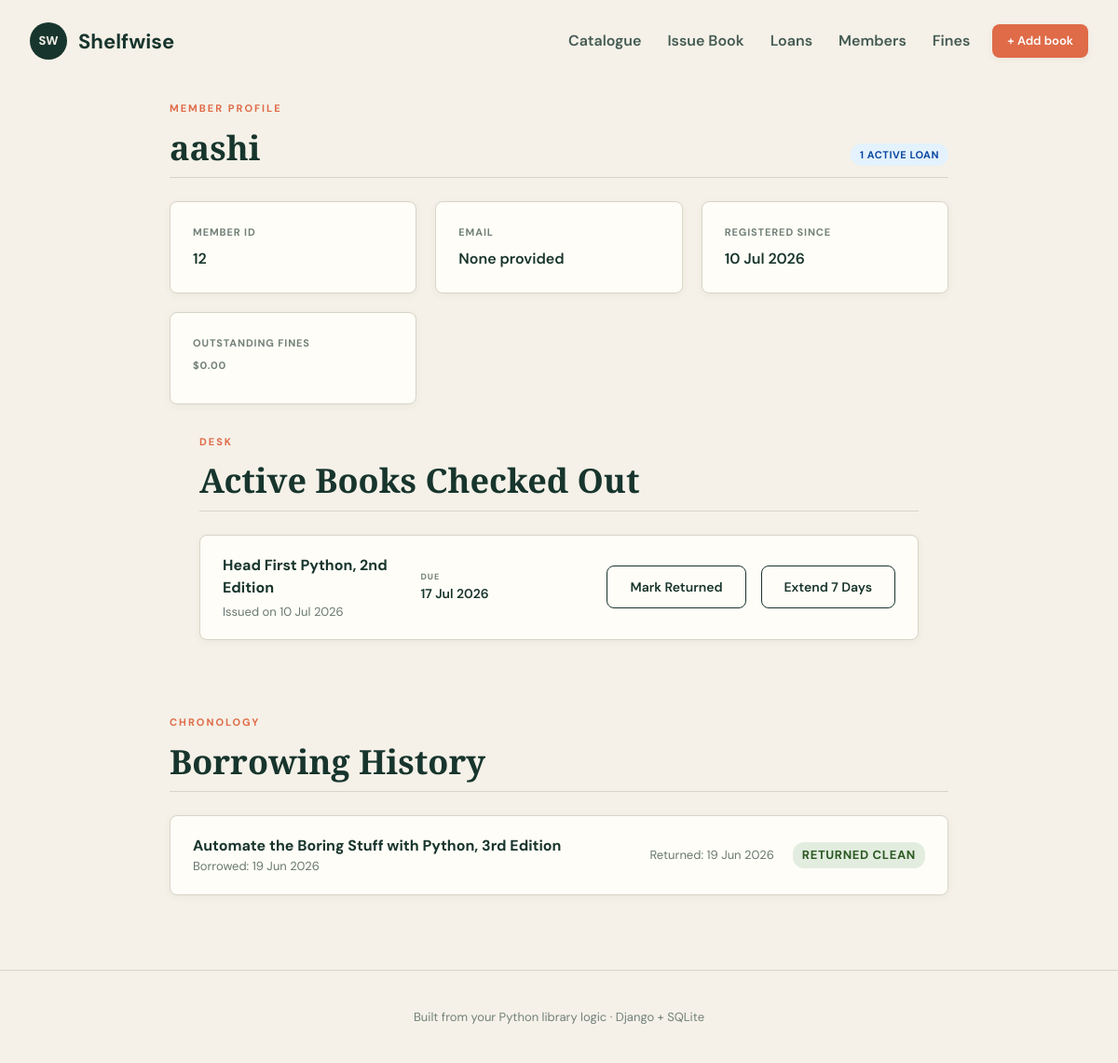
The app's page /members/1/ with its own data.
### library/models.py (models this page shows, shortened)
class Member(models.Model):
    member_id = models.CharField(max_length=50, unique=True)
    name = models.CharField(max_length=120)
    email = models.EmailField(blank=True, null=True)
    joined_at = models.DateField(default=timezone.localdate)
    class Meta:
        ordering = ["name"]

class Loan(models.Model):
    book = models.ForeignKey(Book, related_name="loans", on_delete=models.PROTECT)
    member = models.ForeignKey(Member, related_name="loans", on_delete=models.PROTECT, null=True, blank=True)
    borrower_name = models.CharField(max_length=120, blank=True, null=True)
    borrower_id = models.CharField(max_length=50, blank=True, null=True)
    issued_at = models.DateTimeField(default=timezone.now)
    due_date = models.DateField()
    returned_at = models.DateTimeField(blank=True, null=True)
    fine_amount = models.DecimalField(max_digits=6, decimal_places=2, default=0.00)
    fine_paid = models.BooleanField(default=False)
    class Meta:
        ordering = ["-issued_at"]
    @property
    def is_overdue(self):
        return self.returned_at is None and self.due_date < timezone.localdate()

class Book(models.Model):
    CATEGORY_CHOICES = [
        ("Python", "Python"),
        ("Java", "Java"),
        ("C++", "C++"),
        ("Data Science", "Data Science"),
        ("General", "General"),
    ]
    title = models.CharField(max_length=250, unique=True)
    author = models.CharField(max_length=250)
    year = models.PositiveIntegerField(blank=True, null=True)
    category = models.CharField(max_length=100, choices=CATEGORY_CHOICES, default="General")
    class Meta:
        ordering = ["title"]

### library/views.py (the view)
# urls.py: path("members/<int:pk>/", views.member_detail, name="member_detail"),
def member_detail(request, pk):
    member = get_object_or_404(Member, pk=pk)
    active_loans = member.loans.filter(returned_at__isnull=True).select_related("book")
    loan_history = member.loans.filter(returned_at__isnull=False).select_related("book")
    unpaid_loans = member.loans.filter(fine_amount__gt=0, fine_paid=False)
    total_fines = unpaid_loans.aggregate(total=Sum("fine_amount"))["total"] or 0.00
    return render(request, "library/member_detail.html", {
        "member": member,
        "active_loans": active_loans,
        "loan_history": loan_history,
        "total_fines": total_fines,
        "unpaid_loans": unpaid_loans,
    })

### templates/library/member_detail.html (shortened to what this page needs)
{% extends "base.html" %}
{% block content %}
<section class="book-detail">
  <div class="section-heading">
    <div>
      <p class="eyebrow">MEMBER PROFILE</p>
      <h2>{{ member.name }}</h2>
    </div>
    <span class="status-pill {% if active_loans %}active{% else %}returned{% endif %}">
      {{ active_loans|length }} Active Loan{{ active_loans|pluralize }}
    </span>
  </div>
  <div class="book-meta">
    <div>
      <p><strong>Member ID</strong></p>
      <p>{{ member.member_id }}</p>
    </div>
    <div>
      <p><strong>Email</strong></p>
      <p>{{ member.email|default:"None provided" }}</p>
    </div>
    <div>
      <p><strong>Registered Since</strong></p>
      <p>{{ member.joined_at|date:"d M Y" }}</p>
    </div>
    <div>
      <p><strong>Outstanding Fines</strong></p>
      <p class="{% if total_fines > 0 %}overdue{% endif %}"><strong>${{ total_fines|floatformat:2 }}</strong></p>
    </div>
  </div>
  <section class="loans" style="margin-top: 2rem;">
    <div class="section-heading">
      <div>
        <p class="eyebrow">DESK</p>
        <h2>Active Books Checked Out</h2>
      </div>
    </div>
    <div class="loan-list">
      {% for loan in active_loans %}
        <div class="loan-row">
          <div>
            <strong><a href="{% url 'book_detail' loan.book.pk %}">{{ loan.book.title }}</a></strong>
            <span>Issued on {{ loan.issued_at|date:"d M Y" }}</span>
          </div>
          <div class="due {% if loan.is_overdue %}overdue{% endif %}">
            <small>{% if loan.is_overdue %}OVERDUE{% else %}DUE{% endif %}</small>
            {{ loan.due_date|date:"d M Y" }}
          </div>
          <div style="display: flex; gap: 1rem; align-items: center;">
            <form method="post" action="{% url 'return_book' loan.pk %}">
              <button class="button secondary" type="submit">Mark Returned</button>
            </form>
            {% if not loan.is_overdue %}
              <form method="post" action="{% url 'extend_loan' loan.pk %}">
                <button class="button secondary" type="submit">Extend 7 Days</button>
              </form>
            {% endif %}
          </div>
        </div>
      {% empty %}
        <div class="empty">
          <h3>No active loans</h3>
          <p>This member doesn't have any books checked out currently.</p>
        </div>
      {% endfor %}
    </div>
  </section>
  <section class="history" style="margin-top: 2rem;">
    <div class="section-heading">
      <div>
        <p class="eyebrow">CHRONOLOGY</p>
        <h2>Borrowing History</h2>
      </div>
    </div>
    <div class="history-list">
      {% for loan in loan_history %}
        <div class="history-row">
          <div>
            <strong>{{ loan.book.title }}</strong>
            <span>Borrowed: {{ loan.issued_at|date:"d M Y" }}</span>
          </div>
          <div>
            <span>Returned: {{ loan.returned_at|date:"d M Y" }}</span>
          </div>
          <div>
            {% if loan.fine_amount > 0 %}
              <span class="status-pill {% if loan.fine_paid %}returned{% else %}overdue{% endif %}">
                Fine: ${{ loan.fine_amount|floatformat:2 }} ({% if loan.fine_paid %}Paid{% else %}Unpaid{% endif %})
              </span>
            {% else %}
              <span class="status-pill returned">Returned clean</span>
            {% endif %}
          </div>
        </div>
      {% empty %}
        <div class="empty">
          <h3>No historical records</h3>
        </div>
      {% endfor %}
    </div>
  </section>
</section>
{% endblock %}

### static/library/style.css (style rules this page uses)
:root { --ink: #17352d; --paper: #f5f1e8; --cream: #fffdf7; --accent: #df6b48; --accent-hover: #c95c3a; --sage: #b7c5b0; --line: #d8d4c9; --status-avail-bg: #e2ede0; --status-avail-text: #2c5922; --status-unavail-bg: #fae4df; --status-unavail-text: #a83d22; --status-blue-bg: #e3f2fd; --status-blue-text: #0d47a1; --radius: 8px; --transition: all 0.3s cubic-bezier(0.25, 0.8, 0.25, 1); --shadow-sm: 0 2px 8px rgba(23, 53, 45, 0.05); --shadow-md: 0 10px 25px rgba(23, 53, 45, 0.08); --shadow-lg: 0 16px 40px rgba(23, 53, 45, 0.12); }
* { box-sizing: border-box; }
body { margin: 0; background: var(--paper); color: var(--ink); font-family: "DM Sans", sans-serif; line-height: 1.5; -webkit-font-smoothing: antialiased; }
a { color: inherit; text-decoration: none; transition: var(--transition); }
.eyebrow { font-size: 11px; font-weight: 700; letter-spacing: .18em; color: var(--accent); margin: 0 0 14px; text-transform: uppercase; }
h1, h2, h3, p { margin-top: 0; }
h1, h2 { font-family: "Playfair Display", serif; line-height: 1.1; font-weight: 700; }
.catalogue, .loans { max-width: 1200px; margin: 0 auto 80px; padding: 0 32px; }
.section-heading { display: flex; justify-content: space-between; gap: 30px; align-items: flex-end; margin-bottom: 25px; border-bottom: 1px solid var(--line); padding-bottom: 12px; }
.section-heading h2 { font-size: 36px; margin: 0; color: var(--ink); }
.loan-list { background: var(--cream); border: 1px solid var(--line); border-radius: var(--radius); overflow: hidden; box-shadow: var(--shadow-sm); }
.loan-row { display: grid; grid-template-columns: 1fr 180px auto; gap: 20px; align-items: center; padding: 20px 24px; border-bottom: 1px solid var(--line); transition: var(--transition); }
.loan-row:last-child { border-bottom: 0; }
.loan-row div:first-child { display: flex; flex-direction: column; gap: 4px; }
.loan-row span { color: #687872; font-size: 13px; }
.due { font-size: 14px; font-weight: 600; }
.due small { display: block; font-size: 9px; font-weight: 700; letter-spacing: .12em; color: #718079; }
.button { display: inline-block; border: 0; background: var(--accent); color: white; text-decoration: none; padding: 13px 24px; font-family: inherit; font-size: 14px; font-weight: 600; border-radius: var(--radius); cursor: pointer; transition: var(--transition); box-shadow: var(--shadow-sm); }
.button.secondary { background: transparent; color: var(--ink); border: 1px solid var(--ink); box-shadow: none; }
.book-detail { max-width: 900px; margin: 20px auto 80px; padding: 0 32px; }
.book-meta { display: grid; grid-template-columns: repeat(3, minmax(0, 1fr)); gap: 20px; margin-top: 20px; }
.book-meta div { background: var(--cream); border: 1px solid var(--line); border-radius: var(--radius); padding: 24px; box-shadow: var(--shadow-sm); }
.book-meta p { margin: 0; font-size: 16px; font-weight: 600; }
.book-meta strong { display: block; margin-bottom: 8px; color: #718079; font-size: 11px; letter-spacing: .08em; text-transform: uppercase; }
.history-list { margin-top: 20px; border: 1px solid var(--line); border-radius: var(--radius); background: var(--cream); overflow: hidden; box-shadow: var(--shadow-sm); }
.history-row { display: grid; grid-template-columns: 1fr auto auto; gap: 20px; align-items: center; padding: 20px 24px; border-bottom: 1px solid var(--line); transition: var(--transition); }
.history-row:last-child { border-bottom: 0; }
.history-row span { display: block; color: #677870; font-size: 13px; }
.status-pill { border-radius: 12px; padding: 4px 10px; font-size: 11px; font-weight: 700; text-transform: uppercase; letter-spacing: .05em; }
.status-pill.due, .status-pill.active { background: var(--status-blue-bg); color: var(--status-blue-text); }
.status-pill.returned { background: var(--status-avail-bg); color: var(--status-avail-text); }

### records on screen
Member: name "aashi", member_id "12", email "None provided", joined_at "10 Jul 2026"
Loan: book "Head First Python, 2nd Edition", issued_at "10 Jul 2026", shows "DUE", due_date "17 Jul 2026", shows "Extend 7 Days"
Loan: book "Automate the Boring Stuff with Python, 3rd Edition", issued_at "19 Jun 2026", returned_at "19 Jun 2026", fine_amount "RETURNED CLEAN"

### other values on screen
{{ active_loans|length }} "1"
{{ total_fines|floatformat:2 }} "0.00"
